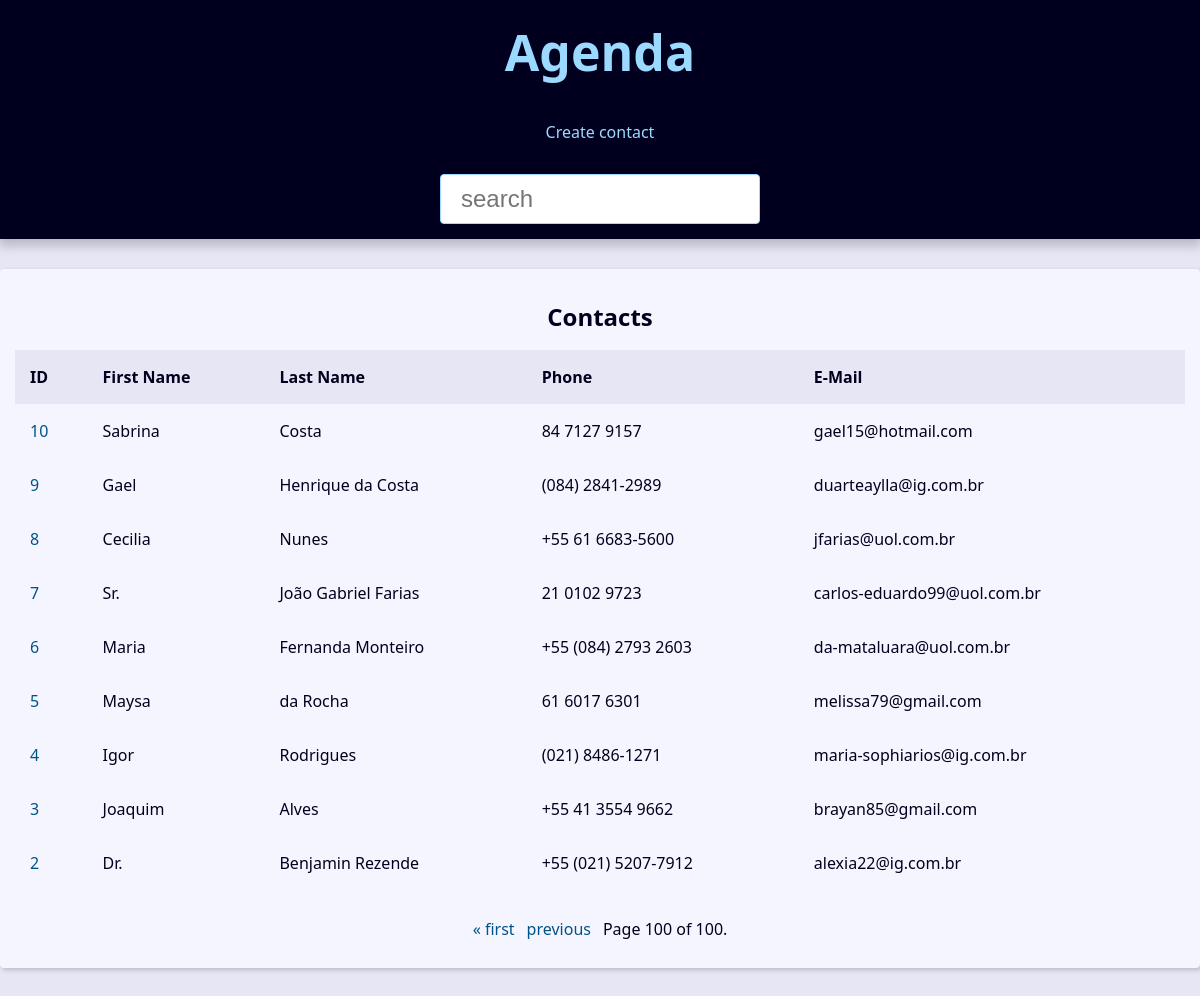
Page /?page=100&q= on the committed database.
### contact/models.py (models this page shows, shortened)
class Contact(models.Model):
    first_name = models.CharField(max_length=50)
    last_name = models.CharField(max_length=50,blank=True)
    phone = models.CharField(max_length=50)
    email = models.EmailField(max_length=254,blank=True)
    created_date = models.DateTimeField(default=timezone.now)
    description = models.TextField(blank=True)
    show = models.BooleanField(default=True)
    picture = models.ImageField(blank=True,upload_to='pictures/%Y/%m/')
    category = models.ForeignKey(Category,on_delete=models.SET_NULL,blank=True,null=True)
    owner = models.ForeignKey(User(),on_delete=models.SET_NULL,blank=True,null=True)

### contact/views/contact_views.py (the view)
# urls.py: path('', views.index, name='index'),
def index(request):
    contacts = Contact.objects.filter(show=True).order_by('-id')
    paginator = Paginator(contacts, 10)  # Show 10 contacts per page.
    page_number = request.GET.get("page")
    page_obj = paginator.get_page(page_number)
    context = {
        'page_obj':page_obj,
        'title':'Contatos',
    }
    return render(
        request,
        'contact/index.html',
        context
        )

### contact/templates/contact/index.html
{% extends "global/base.html" %}
{% block content %}
{% if page_obj %}
    <div class="responsive-table">
        <table class="contacts-table">
            <caption class="table-caption">
                Contacts
            </caption>
            <thead>
                <tr class="table-row table-row-header">
                    <th class="table-header">ID</th>
                    <th class="table-header">First Name</th>
                    <th class="table-header">Last Name</th>
                    <th class="table-header">Phone</th>
                    <th class="table-header">E-Mail</th>
                </tr>
            </thead>
            <tbody>
                {% for contact in page_obj %}
                    <tr class="table">
                        <td class="table-cel">
                            <a class="table-link" href="{% url 'contact:contact' contact.id  %}">{{contact.id}}</a>
                        </td>
                        <td class="table-cel">
                            {{contact.first_name}}
                        </td>
                        <td class="table-cel">
                            {{contact.last_name}}
                        </td>
                        <td class="table-cel">
                            {{contact.phone}}
                        </td>
                        <td class="table-cel">
                            {{contact.email}}
                        </td>
                    </tr>
                {% endfor %}
            </tbody>
        </table>
    </div>
{% else %}
<div class="single-contact">
    <h1 class="single-contact-name">
        Nenhum contado encontrado
    </h1>
</div>
{% endif %}
{% endblock content %}

### base_static/global/css/style.css (style rules this page uses)
:root { --spacing: 1.5rem; --link-dark-color: rgb(0, 83, 134); --link-light-color: rgb(156, 217, 255); --clr-white: rgb(245, 245, 255); --clr-black: rgb(0, 0, 30); --clr-light-gray: rgb(230, 230, 245); --clr-dark-shadow-5: rgba(0, 0, 10, 5%); --clr-dark-shadow-10: rgba(0, 0, 10, 10%); --clr-dark-shadow-20: rgba(0, 0, 10, 20%); --clr-light-shadow-5: rgba(200, 200, 255, 5%); --clr-light-shadow-10: rgba(200, 200, 255, 10%); --clr-light-shadow-20: rgba(200, 200, 255, 20%); --main-page-width: 120rem; --table-min-width: 60rem; --biggest-font-size: 5rem; --bigger-font-size: 4rem; --big-font-size: 3.2rem; --medium-font-size: 2.4rem; --small-font-size: 1.6rem; --smaller-font-size: 1.4rem; --smallest-font-size: 1.2rem; --transition-fast: 300ms; --transition-medium: 600ms; --transition-slow: 1s; --default-border-radius: 4px; }
*, *::before, *::after { margin: 0; padding: 0; box-sizing: border-box; }
html { font-size: 62.5%; }
body { font-family: system-ui, -apple-system, BlinkMacSystemFont, 'Segoe UI', Roboto, Oxygen, Ubuntu, Cantarell, 'Open Sans', 'Helvetica Neue', sans-serif; line-height: 1.5; font-size: var(--small-font-size); color: var(--clr-black); -webkit-font-smoothing: antialiased; background: var(--clr-light-gray); }
.responsive-table { width: 100%; overflow-x: auto; }
.contacts-table { width: 100%; min-width: var(--table-min-width); border-collapse: collapse; }
.table-caption { font-size: var(--medium-font-size); font-weight: bold; padding: var(--spacing); }
.table-row { text-align: left; text-overflow: ellipsis; transition: background-color var(--transition-fast) ease-in-out; }
.table-row-header { background: var(--clr-light-gray); color: var(--clr-black); }
.table-cel, .table-header { padding: var(--spacing); }
.table-link { color: var(--link-dark-color); transition: color var(--transition-fast) ease-in-out; text-decoration: none; }

### rows in the picture
Contact: id "10", first_name "Sabrina", last_name "Costa", phone "84 7127 9157", email "gael15@hotmail.com"
Contact: id "9", first_name "Gael", last_name "Henrique da Costa", phone "(084) 2841-2989", email "duarteaylla@ig.com.br"
Contact: id "8", first_name "Cecilia", last_name "Nunes", phone "+55 61 6683-5600", email "jfarias@uol.com.br"
Contact: id "7", first_name "Sr.", last_name "João Gabriel Farias", phone "21 0102 9723", email "carlos-eduardo99@uol.com.br"
Contact: id "6", first_name "Maria", last_name "Fernanda Monteiro", phone "+55 (084) 2793 2603", email "da-mataluara@uol.com.br"
Contact: id "5", first_name "Maysa", last_name "da Rocha", phone "61 6017 6301", email "melissa79@gmail.com"
Contact: id "4", first_name "Igor", last_name "Rodrigues", phone "(021) 8486-1271", email "maria-sophiarios@ig.com.br"
Contact: id "3", first_name "Joaquim", last_name "Alves", phone "+55 41 3554 9662", email "brayan85@gmail.com"
Contact: id "2", first_name "Dr.", last_name "Benjamin Rezende", phone "+55 (021) 5207-7912", email "alexia22@ig.com.br"

### other values in the picture
{{ page_obj.number }} "100"
{{ page_obj.paginator.num_pages }} "100"
